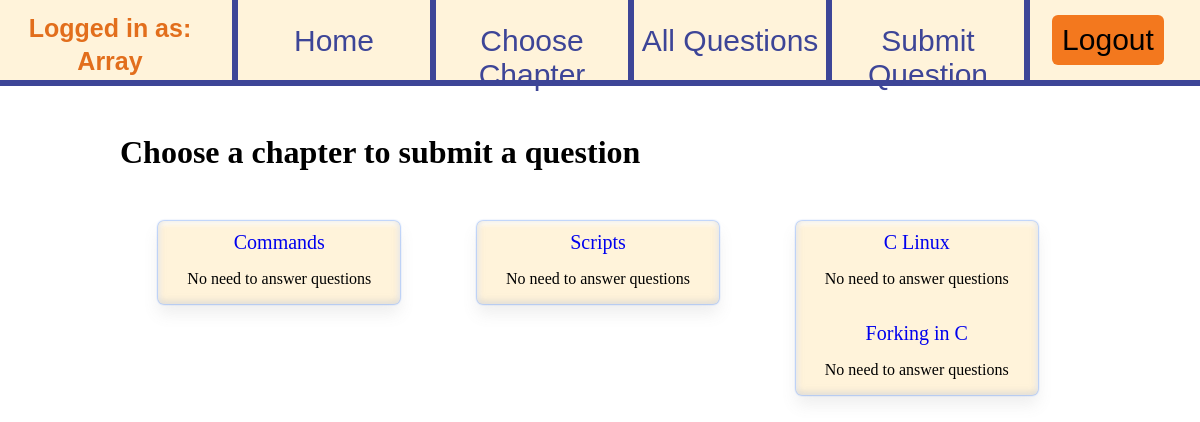
The page /mvc/public/submit_question (signed in) on the database its author committed.
### tables this page shows
CREATE TABLE `chapters` (
  `id` int(11) NOT NULL,
  `name` varchar(50) NOT NULL,
  `description` varchar(150) NOT NULL,
  `status` varchar(20) NOT NULL
);

### mvc/app/core/App.php (called while the page is built, shortened)
<?php
class App
{
    protected $method = 'index';
    public function __construct()
    {
        $url = $this->parseUrl();
        if(file_exists('../app/controllers/' . $url[0] . '.php'))
        {
            unset($url[0]);
        }
        $this->controller = new $this->controller;
        $this->params = $url ? array_values ($url) : [];
        call_user_func_array([$this->controller, $this->method], $this->params);
    }
    public function parseUrl()
    {
        if(isset($_GET['url']))
        {
            return $url = explode('/',filter_var(rtrim($_GET['url'],'/'), FILTER_SANITIZE_URL));
        }
    }
}

### mvc/public/index.php (called while the page is built, shortened)
<?php
require_once '../app/core/Controller.php';
$app=new App;

### mvc/app/core/Controller.php (called while the page is built, shortened)
<?php
class Controller
{
    protected function view($view, $data = false)
    {
        require_once '../app/views/' . $view . '.php';
    }
    protected function check_login(){
        $this->session_is_admin=$_SESSION['is_admin'];
    }
}

### mvc/app/controllers/submit_question.php (the view, shortened to what this page needs)
<?php
class Submit_Question extends Controller
{
    private $chapters;
    private $chapters_nr;
    private $answers_left;
    public function index()
    {
        $error_msg=$this->session_extract("error_msg",true);
        $this->get_chapters();
        $this->view('home/choose_chapter',['title_message'=>self::TITLE_MESSAGE,'error_msg' => $error_msg,'chapters' => $this->chapters,'chapters_nr' => $this->chapters_nr]);
    }
    private function get_chapters(){
        $config=$this->model('JSONConfig');
        $db_host=$config->get('db','host');
        $db_user=$config->get('db','user');
        $db_pass=$config->get('db','pass');
        $db_name=$config->get('db','name');
        $db_connection=$this->model('DBConnection');
        $link=$db_connection->connect($db_host,$db_user,$db_pass,$db_name);
        if($this->session_is_admin==true){
            $query="SELECT id,`name` FROM chapters ORDER BY id";
        }else{
            $query="SELECT id,`name` FROM chapters WHERE `status`='posted' ORDER BY id";
        }
        $sql=$link->prepare($query);
        $sql->execute();
        $sql->bind_result($chapter_id,$chapter_name);
        $this->chapters_nr=0;
        $chapter_id_aux=0;
        while($sql->fetch()){
            if(floor($chapter_id/10)>floor($chapter_id_aux/10)){
                if($chapter_id_aux==0){
                    $this->chapters[$this->chapters_nr] = "<div class='chapter'>
                                                           ";
                }else{
                    $this->chapters[$this->chapters_nr] = "</div>
                                                        <div class='chapter'>
                                                        ";
                }
                $chapter_id_aux=$chapter_id;
            }else{
                $this->chapters[$this->chapters_nr] =  "<br>
                                                        ";
            }
            if($this->session_is_admin==true){
                $this->chapters[$this->chapters_nr] = $this->chapters[$this->chapters_nr] .   "
                                                        <a href='chapter_" . (string)$chapter_id . "_submit'>" . $chapter_name . "</a>
                                                        <p>No need to answer questions</p>
                                                        ";
            }else if($this->can_submit_quesion($chapter_id)){
                $this->chapters[$this->chapters_nr]=  $this->chapters[$this->chapters_nr] . "<a href='chapter_" . (string)$chapter_id . "_submit'>" . $chapter_name . "</a>
                                                        <p>Extra right answers: " . $this->answers_left . "</p>
                                                        ";
            }else{
                $this->chapters[$this->chapters_nr]=  $this->chapters[$this->chapters_nr] ."<a>" . $chapter_name . "</a>
                                                        <p>Additional right answers required: " . $this->answers_left . "</p>
                                                        ";
            }
            $this->chapters_nr=$this->chapters_nr+1;
        }
        $this->chapters[$this->chapters_nr] = "</div>";
    }
}

### mvc/app/views/home/choose_chapter.php (shortened to what this page needs)
<!DOCTYPE html>
<html lang="en">
<head>
    <link rel="stylesheet" href="resources/stylesheets/header.css" type="text/css" />
    <link rel="stylesheet" href="resources/stylesheets/choose_chapter.css" type="text/css" />
    </head>
<body>
<?php
    include "header.php"
?>
    <div class="chaptersBox">
        <h1><?php echo $data['title_message'] ?></h1>
        <?php
            for($i=0;$i<=$data['chapters_nr'];$i++){
                echo $data['chapters'][$i];
            }
        ?>
    </div>
</body>
</html>

### mvc/public/resources/stylesheets/choose_chapter.css (style rules this page uses)
.chaptersBox { width: 80%; height: 600px; margin-left: auto; margin-right: auto; }
.chaptersBox h1 { margin-top: 5%; }
.chaptersBox .chapter { text-align: center; background-color: #fff3da; margin-left: 4%; margin-right: 4%; width: 25.2%; box-sizing: border-box; border-radius: 6px; box-shadow: 0 0px 2px 0 #1d67f0, 0 10px 15px 0 rgba(126, 126, 126, 0.12), 0 -2px 6px 1px rgba(199, 199, 199, 0.55) inset, 0 2px 4px 2px rgba(255, 255, 255, 0.83) inset; float: left; margin-top: 3%; padding-top: 1%; }
.chaptersBox .chapter a { font-size: 20px; text-decoration: none; }

### rows shown on the page
chapters: name "Commands"
chapters: name "Scripts"
chapters: name "C Linux"
chapters: name "Forking in C"

### other values the page prints
$_SESSION["user"] "Array"
$data['title_message'] "Choose a chapter to submit a question"
